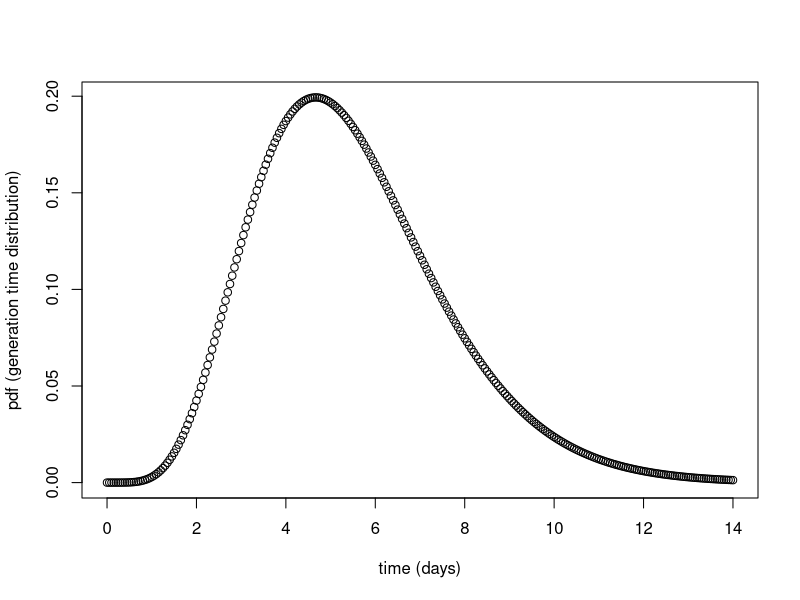

Generate this figure with R: (Note: this script raises an error after producing the figure.)
###############################################################################
#Simulate a renewal process (infection) with fixed reproduction number and serial
#interval, with multiple introductions at different times
##
###############################################################################
library(ggplot2)
library(cowplot) #this is to improve plotting

set.seed(2012)
###########################################################################
#############################################
#### Renewal equation
#############################################
###########################################################################

# the Renewal equation is I(t) =  R(t)∫_0^∞ ω(τ) I(t-τ) dτ (with some assumptions)
# where I(t) is the expected number of infected individuals at time t
# note that it depends on two quantities: R(t), the instantaneous reproduction number, and 
# ω(τ), the generation time distribution. R(t) represents how infectious a typical
# individual is at time t, whereas ω(τ) can be seen as a weighting term, that tells
# how likely is for an infected individual to make an infectious contact after a time τ 

# the equation shows that the number of infected people at time t is a function of
# the number of infected people at earlier times, weighted by a function that describes 
# how individual infectiousness evolves in time, times the population level
# average number of contacts at risk at time t per infected individual.


###############################################################################
###############################################################################



# Start with some realistic data for Covid (discretise first):

# The generation time distribution: the nth element is the fraction of
# transmissions that occur n days after infection.

#it would be a gamma distribution with mean 5.5 and std dev 2.14 ((Ferretti, Ledda et al 2020)
x <- seq(0,14,by=0.05)
#mean <- a*scale
#var <- a*scale**2
var<-2.14**2
mean<-5.5
scale <- var/mean
a<-mean**2/var
plot(x,dgamma(x, shape=a, scale=scale), xlab = "time (days)", ylab="pdf (generation time distribution)")
# This is a discretised version, as
# befits covid (Ferretti, Ledda et al 2020)
#
si <- dgamma(seq(1,15), shape=a, scale=scale)
#then, normalise it
si <- si/sum(si)
#for simplicity, assume that after the last day the generation interval distribution is 0
si <- c(0.0028993756, 0.0424730927, 0.1240492512, 0.1872169056, 0.1967815246,
        0.1645307574, 0.1174711149, 0.0747170618, 0.0435081787, 0.0236309301,
        0.0121317746, 0.0059451849, 0.0028018312, 0.0012772359, 0.0005657808)
max_si <- length(si)

# Number of days of seeding infections, before the renewal process starts:
n0 <- 10
# Number of days of renewal process:
N<- 30
# The mean of the exponential distribution from which the number of seed
# infections is drawn each day:
tau <- 10

#
df <- data.frame(group = "Try",
                 day = seq(from = 1, to = n0 + N),
                 date = seq(from = as.Date(epidemic_day_1),
                            by = 1, length.out = N + n0),
                 delta_I = NA_real_,
                 I = NA_real_)
# Incidence due to seed infections:
df$delta_I[1:n0] <- rexp(n = n0, rate = 1/tau)
df$I <- cumsum(df$delta_I)
               
R_t <- 1.5

df$R_tilde <- R_t

# After the seeding period, calculate incidence on each new day, as a convolution
# between previous incidence and the generation time distribution, weighted by
# today's R:
Renewal.process <- function(df,n0,N){
  for (day in seq(from = n0 + 1, to = n0 + N)) {
    # The time window in the recent past for which the incidence then contributes
    # to incidence now:
    infectiousness_range <- seq(from = max(day - max_si, 1), to = day - 1)
    # The incidence for those days:
    contributing_incidences <- df$delta_I[infectiousness_range]
    # The weights for their contribution to incidence now:
    weights <- si[day - infectiousness_range]
    # R today, it will include some effects:
    R_today <- df$R_tilde[[day]]
    # Put together for incidence now:
    incidence_today <- R_today * sum(contributing_incidences * weights)
    df$delta_I[[day]] <- incidence_today
    df$I[[day]] <- df$I[[day - 1]] + incidence_today
    
  }
  return(df)
}
df <- Renewal.process(df,n0,N)
ggplot(df) +
  geom_line(aes(x=date, y=I))+
  theme_bw()

#################################################################################
# Let's look at some data from Covid
################################################################################


library(openxlsx) #to open the data
setwd("/Users/adminaccount/Infectious Disease Dropbox/Francesco Di Lauro/Teaching") 
covid_data <- read.xlsx("Cases_hospitalisations_deaths_COVID_19_untilJuly2022.xlsx")

#translate date to usual format
covid_data$date = as.Date(covid_data$date, origin='1899-12-30')
plot(covid_data$date, covid_data$new_diagnoses, xlab="date", ylab="new diagnoses")

#focus on the period between May and June, 2021
epidemic_day_1 <- as.Date("2021-05-01")
epidemic_day_N <- as.Date("2021-06-30")
covid_data_restricted <- subset(covid_data,covid_data$date >= epidemic_day_1)

covid_data_restricted <- subset(covid_data_restricted,covid_data_restricted$date <= epidemic_day_N)

plot(covid_data_restricted$date, covid_data_restricted$new_diagnoses, xlab="date", ylab="new diagnoses")

#get days as integers
days <- as.numeric( covid_data_restricted$date-covid_data_restricted$date[1])

naive_estimate <- lm(formula = log(new_diagnoses) ~ days, data=covid_data_restricted )
#plot estimate on top of data
lines(covid_data_restricted$date, exp(naive_estimate$coefficients[2]*days) *exp(naive_estimate$coefficients[1]))

#the growth rate according to this model is
r <- naive_estimate$coefficients[2]

#from which our estimate of R
R_est <- ((r+1/scale)^a) / (1/scale^a) 

################################################################################
# Let's seed the renewal equation using this information, see how it fits
###############################################################################
n0<-10
N= as.numeric(epidemic_day_N-epidemic_day_1)
df <- data.frame(group = "Estimate",
                 day = seq(from = 1, to = n0 + N),
                 date = seq(from = as.Date(epidemic_day_1),
                            by = 1, length.out = N + n0),
                 delta_I = NA_real_,
                 I = NA_real_)

#distribute initially infected people across seeding days
tau <- exp(naive_estimate$coefficients[1])

# Incidence due to seed infections:
df$delta_I[1:n0] <- rexp(n = n0, rate = 1/tau)
df$I <- cumsum(df$delta_I)

df$R_tilde <- R_est


df <- Renewal.process(df,n0,N)
ggplot() +
  geom_line(aes(x=df$date[n0:N+n0], y=df$delta_I[n0:N+n0]))+
  theme_bw()+
  geom_point(aes(x=covid_data_restricted$date, y=covid_data_restricted$new_diagnoses))

#The initial condition seems off (assumption: growing epidemic, we should distribute cases accordingly, further R is not stable)


##############################################################################
# Why predictions fail?
#############################################################################

#what if, based on this, we project further in time? say one month?
N= as.numeric(epidemic_day_N-epidemic_day_1) + 30
df <- data.frame(group = "Prediction",
                 day = seq(from = 1, to = n0 + N),
                 date = seq(from = as.Date(epidemic_day_1),
                            by = 1, length.out = N + n0),
                 delta_I = NA_real_,
                 I = NA_real_)

#distribute initially infected people across seeding days
tau <- exp(naive_estimate$coefficients[1])

# Incidence due to seed infections:
df$delta_I[1:n0] <- rep(tau, n0)
df$I <- cumsum(df$delta_I)

df$R_tilde <- R_est

df <- Renewal.process(df,n0,N)
ggplot() +
  geom_line(aes(x=df$date[n0:N+n0], y=df$delta_I[n0:N+n0]))+
  theme_bw()+
  geom_point(aes(x=covid_data_restricted$date, y=covid_data_restricted$new_diagnoses))


#what happened in reality??
#focus on the period between May and June, 2021
epidemic_day_N <- as.Date("2021-07-30")
covid_data_prolong<- subset(covid_data,covid_data$date >= epidemic_day_1)

covid_data_prolong <- subset(covid_data_prolong,covid_data_prolong$date <= epidemic_day_N)



df <- Renewal.process(df,n0,N)
ggplot() +
  geom_line(aes(x=df$date[n0:N+n0], y=df$delta_I[n0:N+n0]))+
  theme_bw()+
  geom_point(aes(x=covid_data_prolong$date, y=covid_data_prolong$new_diagnoses), color='red')+
  geom_point(aes(x=covid_data_restricted$date, y=covid_data_restricted$new_diagnoses))



#############################################################################
## Add some noise to the process?
############################################################################

library(arm)



# Number of days of seeding infections, before the renewal process starts:
n0 <- 10
# Number of days of renewal process:
N<- 30
# The mean of the exponential distribution from which the number of seed
# infections is drawn each day:
tau <- 10

#
df <- data.frame(group = "Complication",
                 day = seq(from = 1, to = n0 + N),
                 date = seq(from = as.Date(epidemic_day_1),
                            by = 1, length.out = N + n0),
                 delta_I = NA_real_,
                 I = NA_real_)
# Incidence due to seed infections:
df$delta_I[1:n0] <- rexp(n = n0, rate = 1/tau)
df$I <- cumsum(df$delta_I)

R_t <- 1.5

#define a maximum value for R_t
R_max <- 4
#gaussian noise standard deviation
stdev<-0.5

#The classic way of adding noise to a quantity which is bound (e.g. 0<=R_t<=R_max always)
# is as follows: 
# 1) consider the quantity scaled in [0-1]: R/R_max
# 2) apply a logistic transformation  f(x) = x/(1-x): this function is not bound
# 3) add noise to the transformed variable
# 4) use the inverse logistic function to return to the process
df$R_tilde = R_t
df$R_transformed <- logit( df$R_tilde/R_max) + rnorm(n=length(df$R_tilde), mean=0, sd=stdev)

df$R_tilde <- invlogit(df$R_transformed)*R_max


df_noise <- Renewal.process(df,n0,N)
ggplot(df_noise) +
  geom_line(aes(x=date, y=I))+
  theme_bw()

###############################################################################
#In this model, R_t does NOT depend on R_{t-1}. If we want to add a dependence
###############################################################################


df$R_tilde <- R_t
for(day in seq(n0,n0+N)){
  transformed_rt <- logit( df$R_tilde[[day-1]]/R_max) + rnorm(n=1, mean=0, sd=stdev)
  df$R_tilde[[day]] <- invlogit(transformed_rt)*R_max
}

df_noise <- Renewal.process(df,n0,N)
plot<-ggplot(df_noise) +
  geom_line(aes(x=date, y=I))+
  theme_bw()

#add an inset with R_t
inset<-ggplot(df_noise) +
  geom_line(aes(x=date, y=R_tilde), color='red')+
  theme_bw()

#this is used from cowplot to make insets
ggdraw() +
  draw_plot(plot) +
  draw_plot(inset, x = 0.15, y = .6, width = .4, height = .3)
